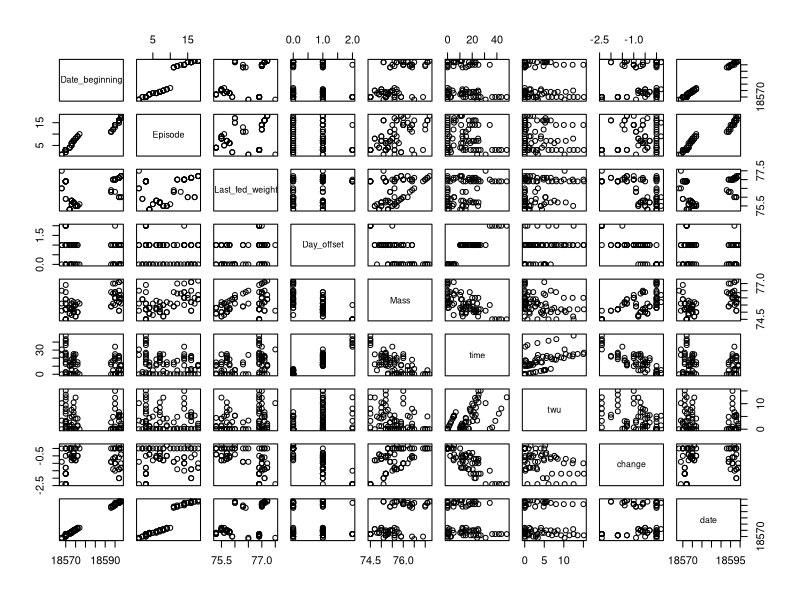
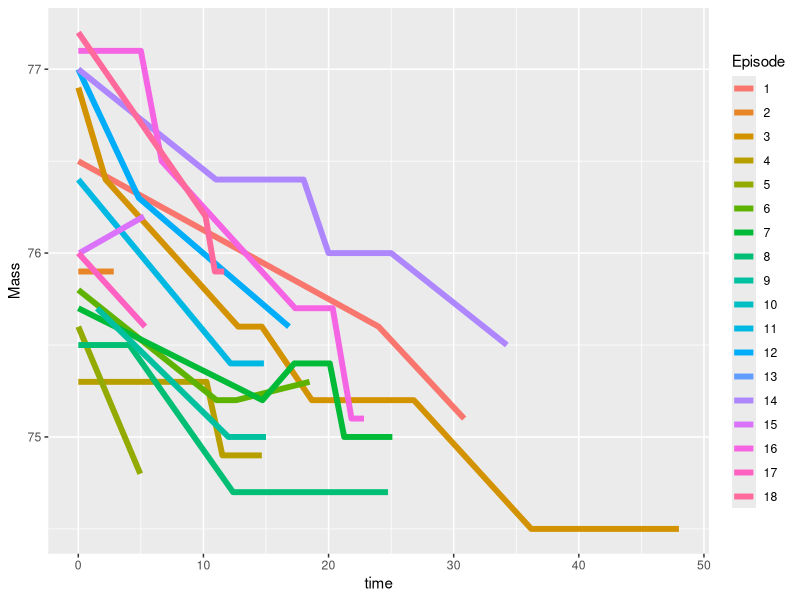
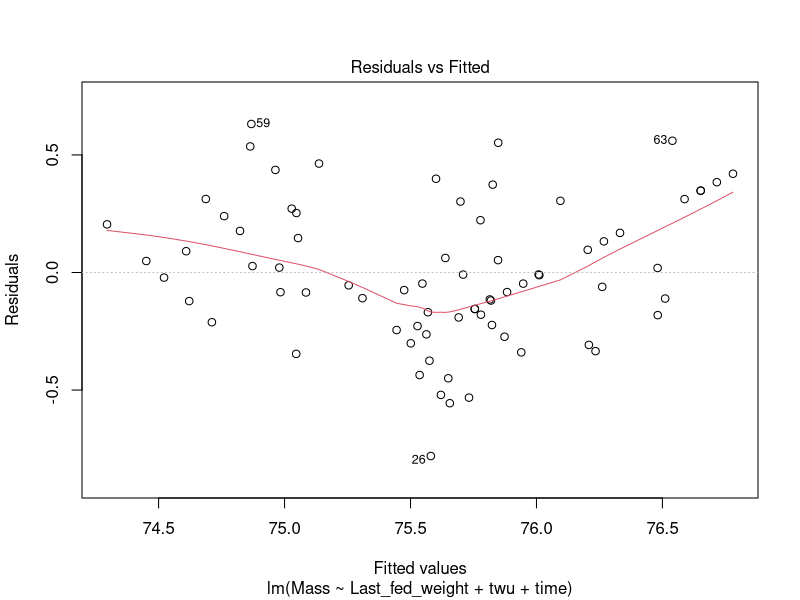
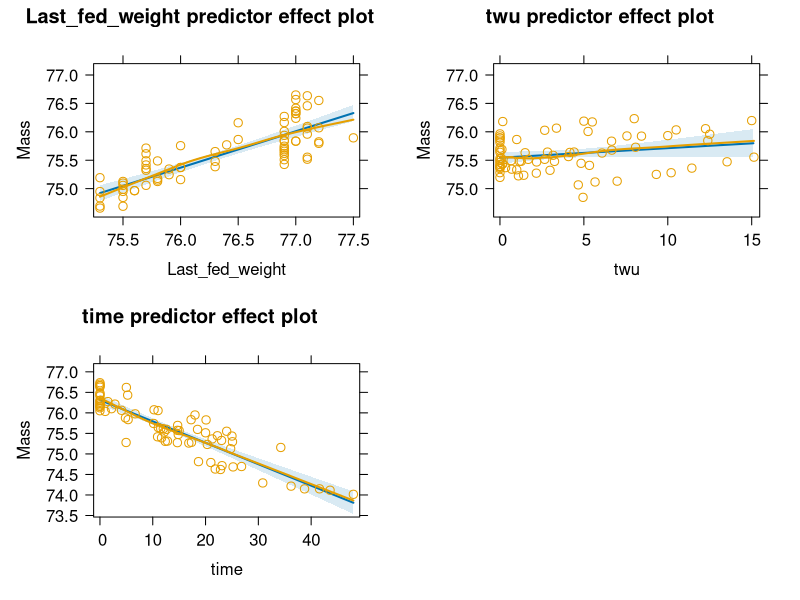
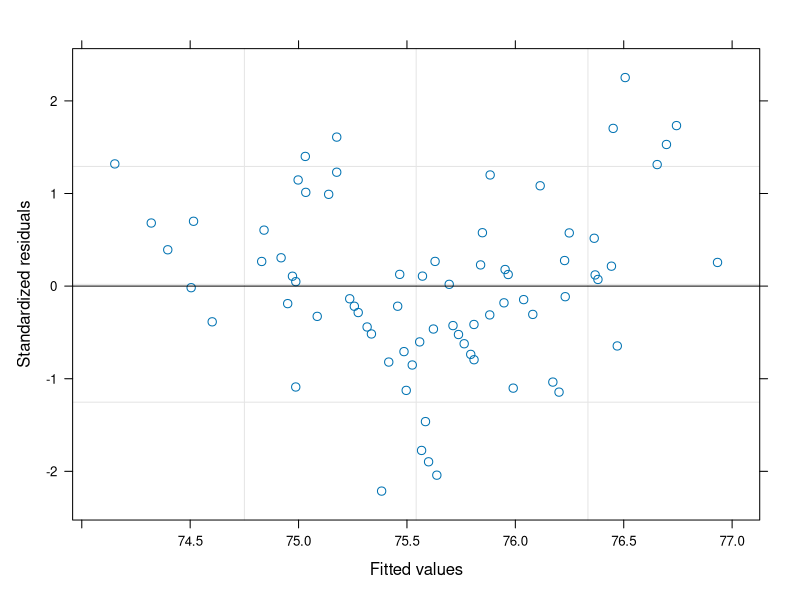

These figures' R source, in order: (Note: this script raises an error after producing the figures.)
library(readr)
library(effects)
library(nlme)
library(ggplot2)
library(splines)


fast_sleep      <- read_delim("fast_sleep_data.txt", 
                              "\t", escape_double = FALSE, locale = locale(decimal_mark = ","), 
                              trim_ws = TRUE)

fs <- read_delim("fast_sleep_data.txt",
                  "\t", escape_double = FALSE, locale = locale(), 
                  trim_ws = TRUE)

#write.table(fast_sleep, file = "data.txt", sep = ";", dec = ",")

#View(fast_sleep)

fast_sleep$Date_beginning <- as.numeric( as.Date( fs$Date_beginning, format = "%Y.%m.%d"))
fast_sleep$time <- as.numeric(
                     fast_sleep$Day_offset * 24 * 3600 + 
                     fast_sleep$Time_of_measurement - 
                     fast_sleep$Finished_eating
                   ) / 3600

fast_sleep$twu     <- as.numeric(fast_sleep$Time_of_measurement - fast_sleep$Woke_up) / 3600
fast_sleep$twu     <- ifelse( fast_sleep$twu > fast_sleep$time, fast_sleep$time, fast_sleep$twu)
fast_sleep         <- fast_sleep[is.na(fast_sleep$Mass)==FALSE,]
fast_sleep$change  <- fast_sleep$Mass - fast_sleep$Last_fed_weight
fast_sleep$date    <- fast_sleep$Date_beginning + fast_sleep$Day_offset


fsn <- fast_sleep[ , unlist(lapply(fast_sleep, is.numeric)) == TRUE]
fsn <- fsn[ , -6]
cor( fsn)
pairs( fsn)

fast_sleep$Episode <- as.factor( fast_sleep$Episode)

ggplot(fast_sleep, aes( x = time, y = Mass, group = Episode, color = Episode)) +
  geom_line(size = 2)


mod1 <- lm( Mass ~ Last_fed_weight + twu + time , data = fast_sleep)
summary(mod1)
plot(mod1,1)
plot(predictorEffects(mod1,residuals=TRUE))
BIC(mod1)

### NLME

mod2 <- lme( Mass ~ Last_fed_weight + twu + time , 
             random = ~1|Episode,
             data = fast_sleep)

summary(mod2)
plot(mod2)
plot(predictorEffects(mod2,residuals=TRUE))
BIC(mod2)


#####
### Change (ez a kérdés voltaképpen...)

mod3 <- lme( change ~ twu + time, 
             random = ~1|Episode,
             data = fast_sleep)

summary(mod3)
plot(mod3)
plot(predictorEffects(mod3,residuals=TRUE))
BIC(mod3)

### Másképpen

mod4 <- lme( change ~ time, # + Last_fed_weight, 
             random = ~1|Episode,
             data = fast_sleep)

summary(mod4)
plot(mod4)
plot(predictorEffects(mod4,residuals=TRUE))
BIC(mod4)

### Splineokkal

mod5 <- lme( change ~ ns(time,4) + ns(twu,3) + Last_fed_weight, 
             random = ~1|Episode,
             data = fast_sleep)

# summary(mod5)
plot(mod5)
plot(predictorEffects(mod5,residuals=TRUE))
BIC(mod5)

#### Optimalizáljuk BIC-re

df <- expand.grid( time = 1:5,
                   twu  = 1:5,
                   lfw  = 1,
                   BIC  = 0)

for ( i in 1:nrow(df)) {
  f <- formula( paste( "change ~ ns(time,", 
                       df$time[i],
                       ") + ns(twu,", 
                       df$twu[i], 
                       ") + Last_fed_weight"))
  m <- lme( f, random = ~1|Episode, data = fast_sleep)
  df$BIC[i] <- BIC(m)
  
}

ggplot( df, aes( x = time, y = BIC, group = twu, color = as.factor(twu))) +
  geom_line(size=2)

mod5 <- lme( change ~ ns(time, 4) + ns(twu, 3) + Last_fed_weight, 
             random = ~1|Episode,
             data = fast_sleep)

# summary(mod5)
plot(mod5)
plot(predictorEffects(mod5,residuals=TRUE))
BIC(mod5)


### Splineokkal, change-re

df <- expand.grid( time = 1:5,
                   twu  = 1:4,
                   lfw  = 1:4,
                   BIC  = 0)

for ( i in 1:nrow(df)) {
  f <- formula( paste( "change ~ ns(time,", 
                       df$time[i],
                       ") + ns(twu,", 
                       df$twu[i], 
                       ") + ns(Last_fed_weight,",
                       df$lfw[i], ")"))
  m <- lme( f, random = ~1|Episode, data = fast_sleep)
  df$BIC[i] <- BIC(m)
  
}

ggplot( df, aes( x = time, y = BIC, group = twu, color = as.factor(twu))) +
  geom_line(size=2) +
  facet_wrap(facets="lfw")

mod7 <- lme( change ~ ns(time, 4)+ ns(twu, 4) + ns(Last_fed_weight, 3), 
             random = ~1|Episode,
             data = fast_sleep)

summary(mod7)$BIC
plot(mod7)
plot(predictorEffects(mod7,residuals=TRUE))

#####
### Splineokkal, nem change-re

df <- expand.grid( time = 1:5,
                   twu  = 1:4,
                   lfw  = 1:5,
                   BIC  = 0)

for ( i in 1:nrow(df)) {
  f <- formula( paste( "Mass ~ ns(time,", 
                       df$time[i],
                       ") + ns(twu,", 
                       df$twu[i], 
                       ") + ns(Last_fed_weight,",
                       df$lfw[i], ")"))
  m <- lme( f, random = ~1|Episode, data = fast_sleep)
  df$BIC[i] <- BIC(m)
  
}

ggplot( df, aes( x = time, y = BIC, group = twu, color = as.factor(twu))) +
  geom_line(size=2) +
  facet_wrap(facets="lfw")

mod6 <- lme( Mass ~ ns(time, 4) + ns(Last_fed_weight,3) + ns(twu, 4) + ns(date,3), 
             random = ~1|Episode,
             data = fast_sleep)

summary(mod6)$BIC
plot(mod6)
plot(predictorEffects(mod6,residuals=TRUE))


plot(fast_sleep$date,fast_sleep$time)
